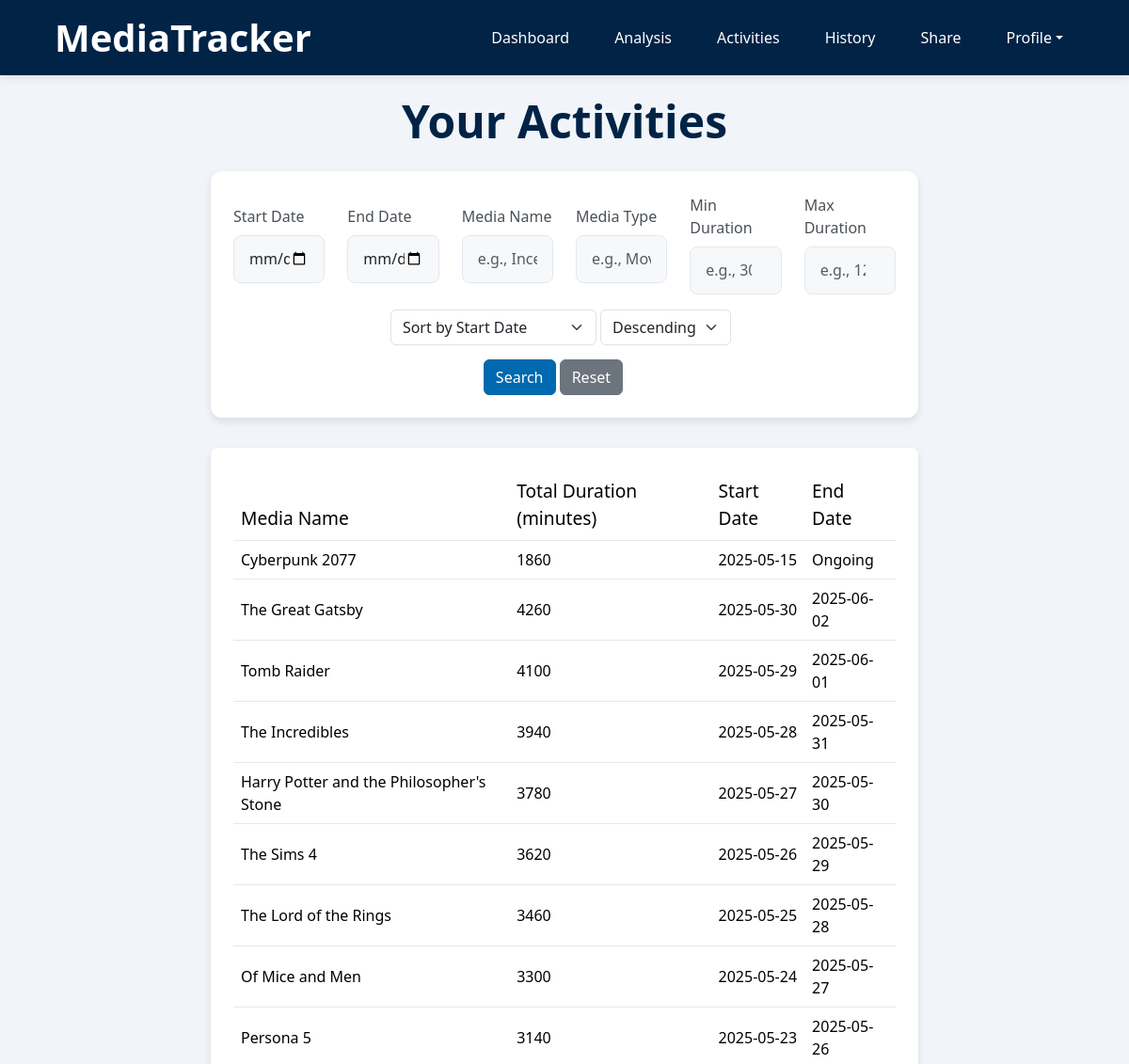
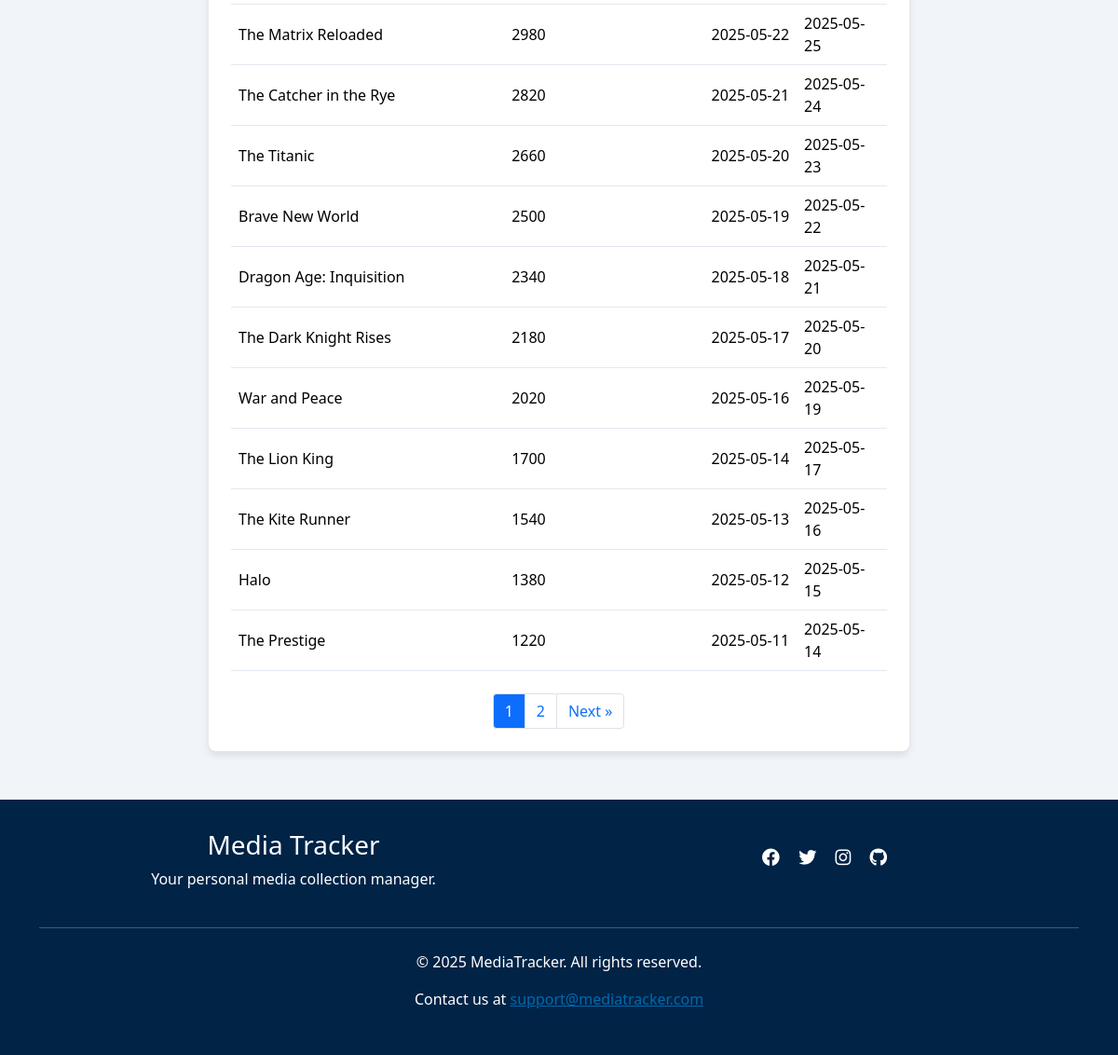
Before: /activities (signed in) with the older database file (2 pictures, top to bottom).
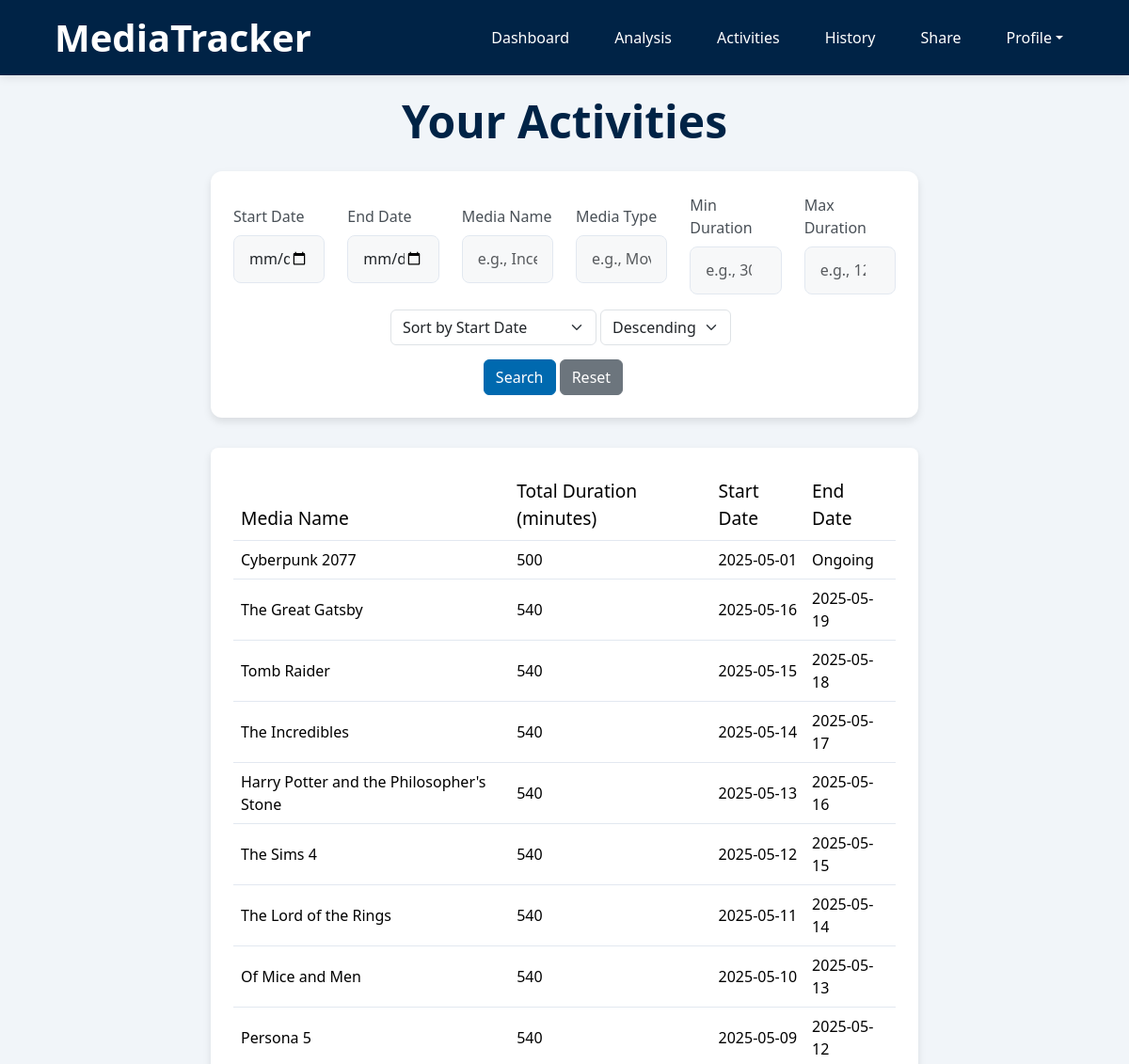
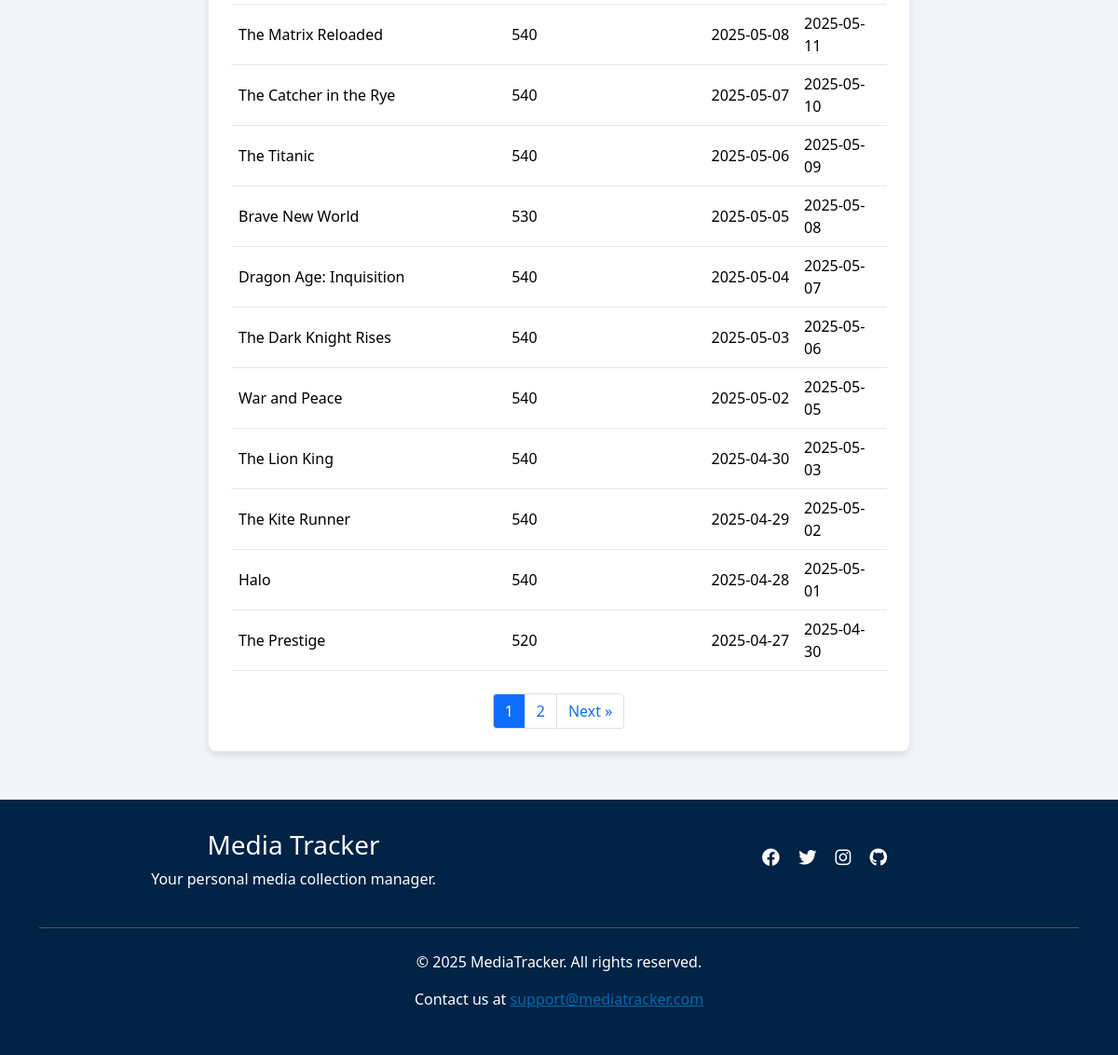
After: the same page with the newer database file (2 pictures, top to bottom).
### app/models.py (models this page shows)
class Activities(db.Model):
    __tablename__ = 'Activities'
    id = db.Column(db.Integer, primary_key=True)
    username = db.Column(db.String(80), db.ForeignKey('Users.username'), nullable=False)
    media_type = db.Column(db.String(50), nullable=False)
    media_subtype = db.Column(db.String(50), nullable=True)
    media_name = db.Column(db.String(120), nullable=False)
    status = db.Column(db.String(20), nullable=False, default='ongoing')
    start_date = db.Column(db.Date, nullable=True)
    end_date = db.Column(db.Date, nullable=True)
    rating = db.Column(db.Float, nullable=True)
    comment = db.Column(db.Text, nullable=True)
    media_entries = db.relationship('Entries', backref='activity')

### app/routes.py (the view)
@blueprint.route('/activities', methods=['GET'])
@login_required
def activities():
    result = get_activities(current_user.username, request)
    if result:
        return result

### app/forms.py
class EndActivityForm(FlaskForm):
    activity_id = HiddenField('Activity ID', validators=[DataRequired()])
    rating = IntegerField('Rating (1.0-10.0)', validators=[Optional(), NumberRange(min=1, max=10)])
    comment = TextAreaField('Comment', validators=[Optional()])
    submit = SubmitField('Submit')

class ReopenActivityForm(FlaskForm):
    activity_id = HiddenField('Activity ID', validators=[DataRequired()])
    submit = SubmitField('Reopen Activity')

### app/helpers/activities_functions.py (called while the page is built, shortened)
def apply_activity_filters(query, filters):
    if filters.get('start_date'):
        query = query.filter(Entries.date >= filters['start_date'])
    if filters.get('end_date'):
        query = query.filter(Entries.date <= filters['end_date'])
    if filters.get('media_name'):
        query = query.filter(Activities.media_name.ilike(f"%{filters['media_name']}%"))
    if filters.get('min_duration'):
        min_d = int(filters['min_duration'])
        query = query.having(func.sum(cast(Entries.duration, Integer)) >= min_d)
    if filters.get('max_duration'):
        max_d = int(filters['max_duration'])
        query = query.having(func.sum(cast(Entries.duration, Integer)) <= max_d)
    return query

### app/models.py (called while the page is built)
@login.user_loader
def load_user(username):
    return db.session.get(Users, username)

### app/templates/activities.html (shortened to what this page needs)
{% extends "base.html" %}
{% block content %}
<div class="page-container">
    {% if current_user.username == username %}
        <h2 class="text-center page-title">Your Activities</h2>
    {% else %}
        <h2 class="text-center page-title">{{ username }}'s Activities</h2>
    {% endif %}
    <section class="section wow fadeInUp" data-wow-duration="0.2s" data-wow-delay="0.05s">
    <form action="{{ url_for('main.activities') }}" method="GET">
        <div class="row align-items-center">
            <div class="col-md-2">
                <label for="start_date" class="form-label">Start Date</label>
                <input type="date" id="start_date" name="start_date" class="form-control" value="{{ request.args.get('start_date', '') }}">
            </div>
            <div class="col-md-2">
                <label for="end_date" class="form-label">End Date</label>
                <input type="date" id="end_date" name="end_date" class="form-control" value="{{ request.args.get('end_date', '') }}">
            </div>
            <div class="col-md-2">
                <label for="media_name" class="form-label">Media Name</label>
                <input type="text" id="media_name" name="media_name" class="form-control" placeholder="e.g., Inception" value="{{ request.args.get('media_name', '') }}">
            </div>
            <div class="col-md-2">
                <label for="media_type" class="form-label">Media Type</label>
                <input type="text" id="media_type" name="media_type" class="form-control" placeholder="e.g., Movie" value="{{ request.args.get('media_type', '') }}">
            </div>
            <div class="col-md-2">
                <label for="min_duration" class="form-label">Min Duration</label>
                <input type="number" id="min_duration" name="min_duration" class="form-control" placeholder="e.g., 30" value="{{ request.args.get('min_duration', '') }}">
            </div>
            <div class="col-md-2">
                <label for="max_duration" class="form-label">Max Duration</label>
                <input type="number" id="max_duration" name="max_duration" class="form-control" placeholder="e.g., 120" value="{{ request.args.get('max_duration', '') }}">
            </div>
            <div class="row mt-3">
                <div class="sort text-center">
                    <select name="sort_field" class="form-select d-inline-block w-auto ms-3" style="display:inline-block; width:auto;">
                        <option value="start_date" {% if request.args.get('sort_field', 'start_date') == 'start_date' %}selected{% endif %}>Sort by Start Date</option>
                    </select>
                    <select name="sort_order" class="form-select d-inline-block w-auto" style="display:inline-block; width:auto;">
                        <option value="desc" {% if request.args.get('sort_order', 'desc') == 'desc' %}selected{% endif %}>Descending</option>
                    </select>
                </div>
                <div class="col-md-12 text-center">
                    <button type="submit" class="btn btn-primary">Search</button>
                    <a href="{{ url_for('main.activities') }}" class="btn btn-secondary">Reset</a>
                </div>
            </div>
        </div>
    </form>
    </section>
    <section class="table-section">
    <table class="table hover">
        <thead>
            <tr>
                <th class="wow fadeInUp" data-wow-duration="0.2s" data-wow-delay="0.1s">Media Name</th>
                <th class="wow fadeInUp" data-wow-duration="0.2s" data-wow-delay="0.15s">Total Duration (minutes)</th>
                <th class="wow fadeInUp" data-wow-duration="0.2s" data-wow-delay="0.2s">Start Date</th>
                <th class="wow fadeInUp" data-wow-duration="0.2s" data-wow-delay="0.25s">End Date</th>
            </tr>
        </thead>
        <tbody>
            {% for activity in uncompleted_activities %}
            <tr class="activity-row">
                <td class="wow fadeInUp" data-wow-duration="0.2s" data-wow-delay="0.1s">{{ activity.media_name }}</td>
                <td class="wow fadeInUp" data-wow-duration="0.2s" data-wow-delay="0.15s">{{ activity.total_duration }}</td>
                <td class="wow fadeInUp" data-wow-duration="0.2s" data-wow-delay="0.2s">{{ activity.start_date }}</td>
                <td class="wow fadeInUp" data-wow-duration="0.2s" data-wow-delay="0.25s">Ongoing</td>
            </tr>
            {% endfor %}
            {% for activity in completed_activities %}
            <tr class="activity-row">
                <td class="wow fadeInUp" data-wow-duration="0.2s" data-wow-delay="0.1s">{{ activity.media_name }}</td>
                <td class="wow fadeInUp" data-wow-duration="0.2s" data-wow-delay="0.15s">{{ activity.total_duration }}</td>
                <td class="wow fadeInUp" data-wow-duration="0.2s" data-wow-delay="0.2s">{{ activity.start_date }}</td>
                <td class="wow fadeInUp" data-wow-duration="0.2s" data-wow-delay="0.25s">{{ activity.end_date }}</td>
            </tr>
            {% endfor %}
        </tbody>
    </table>
    {% if total_pages > 1 %}
        <nav aria-label="Pagination">
        <ul class="pagination justify-content-center mt-4">
            {% for p in range(1, total_pages+1) %}
            <li class="page-item {% if p==page %}active{% endif %}">
                <a class="page-link"
                href="{{ url_for(request.endpoint, page=p, **request_args) }}">
                {{ p }}
                </a>
            </li>
            {% endfor %}
            {% if page < total_pages %}
            <li class="page-item">
                <a class="page-link"
                href="{{ url_for(request.endpoint, page=page+1, **request_args) }}">
                Next &raquo;
                </a>
            </li>
            {% endif %}
        </ul>
        </nav>
        {% endif %}
    </section>
</div>
{% endblock %}

### app/templates/base.html (shortened to what this page needs)
<!DOCTYPE html>
<html lang="en">
<head>
    <link rel="stylesheet" href="https://cdn.jsdelivr.net/npm/bootstrap@5.3.3/dist/css/bootstrap.min.css">
    <link rel="stylesheet" href="https://cdnjs.cloudflare.com/ajax/libs/font-awesome/6.4.0/css/all.min.css">
    <link rel="stylesheet" href="{{ url_for('static', filename='styles.css') }}">
    <link rel="stylesheet" href="{{ url_for('static', filename='css/animate.css') }}">
</head>
<body>
    <header role="banner">
        <div class="container">
            <div class="header-container">
                <h1>MediaTracker</h1>
                <nav role="navigation" aria-label="Main navigation">
                    <ul>
                        {% if current_user.is_authenticated %}
                            <li><a href="/dashboard">Dashboard</a></li>
                            <li><a href="/analysis">Analysis</a></li>
                            <li><a href="/activities">Activities</a></li>
                            <li><a href="/viewdata">History</a></li>
                            <li><a href="/sharedata">Share</a></li>
                            <li class="dropdown">
                                <a href="#" class="dropdown-toggle" data-bs-toggle="dropdown" aria-expanded="false">Profile</a>
                            </li>
                        {% else %}
                            <li><a href="/">Home</a></li>
                            <li><a href="#" data-bs-toggle="modal" data-bs-target="#registerModal">Register</a></li>
                            <li><a href="#" data-bs-toggle="modal" data-bs-target="#loginModal">Login</a></li>
                        {% endif %}
                    </ul>
                </nav>
            </div>
        </div>
    </header>
    <main role = "main">
         <div class="content-container">
             {% block content %}{% endblock %}
         </div>
    </main>
    <footer role =  "contentinfo">
        <div class="footer-container">
            <div class="container">
                <div class="row">
                    <div class="col-md-6">
                        <h3>Media Tracker</h3>
                        <p>Your personal media collection manager.</p>
                    </div>
                    <div class="col-md-6">
                        <div class="social-icons">
                            <a href="#"><i class="fab fa-facebook"></i></a>
                            <a href="#"><i class="fab fa-twitter"></i></a>
                            <a href="#"><i class="fab fa-instagram"></i></a>
                            <a href="https://github.com/LeweiXu/CITS3403-Project"><i class="fab fa-github"></i></a>
                        </div>
                    </div>
                </div>
                <hr class="my-4">
                <p>&copy; 2025 MediaTracker. All rights reserved.</p>
                <p>Contact us at <a href="mailto:support@mediatracker.com">support@mediatracker.com</a></p>
            </div>
        </div>
    </footer>
</body>
</html>

### app/static/styles.css (style rules this page uses)
:root { --primary-color: #0069af; --secondary-color: #002346; --background-color:#f1f5f9; --light-border: #e2e8f0; }
body { font-family: 'Segoe UI', Tahoma, Geneva, Verdana, sans-serif; background-color: var(--background-color); }
header { background-color: var(--secondary-color); padding: 1rem 0; box-shadow: 0 2px 10px rgba(0,0,0,0.1); }
.header-container { display: flex; justify-content: space-between; align-items: center; padding: 0 1rem; }
header h1 { color: white; margin: 0; font-weight: 700; }
h1 { margin-top: 1.5rem; margin-bottom: 1.5rem; }
nav ul { display: flex; list-style: none; margin: 0; padding: 0; }
nav ul li { margin-left: 1.5rem; }
nav ul li a { color: white; text-decoration: none; font-weight: 500; transition: color 0.3s; padding: 0.5rem 0.75rem; border-radius: 4px; }
html, body { height: 100%; margin: 0; padding: 0; }
body { display: flex; flex-direction: column; }
main { flex: 1; }
.footer-container { background-color: var(--secondary-color); color: white; padding: 2rem 0; text-align: center; }
footer a { color: var(--primary-color); }
table { width: 100%; border-collapse: collapse; }
th { background-color: #ffffff; padding: 0.75rem 1rem; text-align: left; font-weight: 500; color: #495057; border-bottom: 1px solid var(--light-border); font-size: 1.2rem; }
td { padding: 0.75rem; border-bottom: 1px solid var(--light-border); vertical-align: middle; }
thead { padding: 0.75rem 1rem; }
.social-icons { margin-top: 1rem; }
.social-icons a { color: white; margin: 0 0.5rem; font-size: 1.2rem; }
.btn-primary { background-color: var(--primary-color); border-color: var(--primary-color); }
.section { background: white; border-radius: 0.75rem; box-shadow: 0 4px 8px rgba(0,0,0,0.1); padding: 1.5rem; margin-bottom: 2rem; }
.page-title { font-size: 3rem; font-weight: bold; margin-bottom: 1.5rem; color: var(--secondary-color); }
.page-container { margin: 0 auto; width: 66%; padding: 20px; }
.pagination .page-item { margin: 0; }
.pagination .page-link { border-radius: 0; margin-left: -1px; border: 1px solid #dee2e6; }
.pagination .page-item:first-child .page-link { border-top-left-radius: 0.25rem; border-bottom-left-radius: 0.25rem; }
.pagination .page-item:last-child .page-link { border-top-right-radius: 0.25rem; border-bottom-right-radius: 0.25rem; }
.table-section { background-color: white; border-radius: 8px; box-shadow: 0 4px 8px rgba(0, 0, 0, 0.1); padding: 1.5rem; margin-bottom: 2rem; overflow-x: auto; }
.form-control { padding: 0.8rem 1rem; border-radius: 8px; border: 1px solid var(--light-border); transition: all 0.3s ease; font-size: 1rem; background-color: #f2f4f59c; }
.form-label { font-weight: 500; margin-bottom: 0.5rem; color: #495057; }
.wow { visibility: hidden; }
.wow.animated { visibility: visible; }
.sort { padding-bottom: 15px; }

Changed rows visible on the page:
changed Activities "Cyberpunk 2077": total_duration "1860" → "500"; start_date "2025-05-15" → "2025-05-01"
changed Activities "The Great Gatsby": total_duration "4260" → "540"; start_date "2025-05-30" → "2025-05-16"; end_date "2025-06-02" → "2025-05-19"
changed Activities "Tomb Raider": total_duration "4100" → "540"; start_date "2025-05-29" → "2025-05-15"; end_date "2025-06-01" → "2025-05-18"
changed Activities "The Incredibles": total_duration "3940" → "540"; start_date "2025-05-28" → "2025-05-14"; end_date "2025-05-31" → "2025-05-17"
changed Activities "Harry Potter and the Philosopher's Stone": total_duration "3780" → "540"; start_date "2025-05-27" → "2025-05-13"; end_date "2025-05-30" → "2025-05-16"
changed Activities "The Sims 4": total_duration "3620" → "540"; start_date "2025-05-26" → "2025-05-12"; end_date "2025-05-29" → "2025-05-15"
changed Activities "The Lord of the Rings": total_duration "3460" → "540"; start_date "2025-05-25" → "2025-05-11"; end_date "2025-05-28" → "2025-05-14"
changed Activities "Of Mice and Men": total_duration "3300" → "540"; start_date "2025-05-24" → "2025-05-10"; end_date "2025-05-27" → "2025-05-13"
changed Activities "Persona 5": total_duration "3140" → "540"; start_date "2025-05-23" → "2025-05-09"; end_date "2025-05-26" → "2025-05-12"
changed Activities "The Matrix Reloaded": total_duration "2980" → "540"; start_date "2025-05-22" → "2025-05-08"; end_date "2025-05-25" → "2025-05-11"
changed Activities "The Catcher in the Rye": total_duration "2820" → "540"; start_date "2025-05-21" → "2025-05-07"; end_date "2025-05-24" → "2025-05-10"
changed Activities "The Titanic": total_duration "2660" → "540"; start_date "2025-05-20" → "2025-05-06"; end_date "2025-05-23" → "2025-05-09"
changed Activities "Brave New World": total_duration "2500" → "530"; start_date "2025-05-19" → "2025-05-05"; end_date "2025-05-22" → "2025-05-08"
changed Activities "Dragon Age: Inquisition": total_duration "2340" → "540"; start_date "2025-05-18" → "2025-05-04"; end_date "2025-05-21" → "2025-05-07"
changed Activities "The Dark Knight Rises": total_duration "2180" → "540"; start_date "2025-05-17" → "2025-05-03"; end_date "2025-05-20" → "2025-05-06"
changed Activities "War and Peace": total_duration "2020" → "540"; start_date "2025-05-16" → "2025-05-02"; end_date "2025-05-19" → "2025-05-05"
changed Activities "The Lion King": total_duration "1700" → "540"; start_date "2025-05-14" → "2025-04-30"; end_date "2025-05-17" → "2025-05-03"
changed Activities "The Kite Runner": total_duration "1540" → "540"; start_date "2025-05-13" → "2025-04-29"; end_date "2025-05-16" → "2025-05-02"
changed Activities "Halo": total_duration "1380" → "540"; start_date "2025-05-12" → "2025-04-28"; end_date "2025-05-15" → "2025-05-01"
changed Activities "The Prestige": total_duration "1220" → "520"; start_date "2025-05-11" → "2025-04-27"; end_date "2025-05-14" → "2025-04-30"
